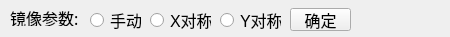
<?xml version="1.0" encoding="UTF-8"?>
<ui version="4.0">
 <class>QG_MirrorOptions</class>
 <widget class="QWidget" name="QG_MirrorOptions">
  <property name="geometry">
   <rect>
    <x>0</x>
    <y>0</y>
    <width>450</width>
    <height>37</height>
   </rect>
  </property>
  <property name="windowTitle">
   <string>Form</string>
  </property>
  <widget class="QLabel" name="lbInfo">
   <property name="geometry">
    <rect>
     <x>10</x>
     <y>10</y>
     <width>75</width>
     <height>16</height>
    </rect>
   </property>
   <property name="font">
    <font>
     <family>宋体</family>
     <pointsize>12</pointsize>
     <weight>50</weight>
     <bold>false</bold>
    </font>
   </property>
   <property name="text">
    <string>镜像参数:</string>
   </property>
  </widget>
  <widget class="QRadioButton" name="radioButton_manual">
   <property name="geometry">
    <rect>
     <x>90</x>
     <y>10</y>
     <width>51</width>
     <height>20</height>
    </rect>
   </property>
   <property name="font">
    <font>
     <pointsize>12</pointsize>
    </font>
   </property>
   <property name="text">
    <string>手动</string>
   </property>
  </widget>
  <widget class="QRadioButton" name="radioButton_xAxlis">
   <property name="geometry">
    <rect>
     <x>150</x>
     <y>10</y>
     <width>61</width>
     <height>20</height>
    </rect>
   </property>
   <property name="font">
    <font>
     <pointsize>12</pointsize>
    </font>
   </property>
   <property name="text">
    <string>X对称</string>
   </property>
  </widget>
  <widget class="QRadioButton" name="radioButton_yAxlis">
   <property name="geometry">
    <rect>
     <x>220</x>
     <y>10</y>
     <width>61</width>
     <height>20</height>
    </rect>
   </property>
   <property name="font">
    <font>
     <pointsize>12</pointsize>
    </font>
   </property>
   <property name="text">
    <string>Y对称</string>
   </property>
  </widget>
  <widget class="QPushButton" name="pushButton_ok">
   <property name="geometry">
    <rect>
     <x>290</x>
     <y>8</y>
     <width>61</width>
     <height>23</height>
    </rect>
   </property>
   <property name="font">
    <font>
     <pointsize>12</pointsize>
    </font>
   </property>
   <property name="text">
    <string>确定</string>
   </property>
  </widget>
 </widget>
 <resources/>
 <connections>
  <connection>
   <sender>radioButton_manual</sender>
   <signal>clicked()</signal>
   <receiver>QG_MirrorOptions</receiver>
   <slot>changeSelect()</slot>
   <hints>
    <hint type="sourcelabel">
     <x>37</x>
     <y>9</y>
    </hint>
    <hint type="destinationlabel">
     <x>25</x>
     <y>90</y>
    </hint>
   </hints>
  </connection>
  <connection>
   <sender>radioButton_xAxlis</sender>
   <signal>clicked()</signal>
   <receiver>QG_MirrorOptions</receiver>
   <slot>changeSelect()</slot>
   <hints>
    <hint type="sourcelabel">
     <x>96</x>
     <y>10</y>
    </hint>
    <hint type="destinationlabel">
     <x>88</x>
     <y>81</y>
    </hint>
   </hints>
  </connection>
  <connection>
   <sender>radioButton_yAxlis</sender>
   <signal>clicked()</signal>
   <receiver>QG_MirrorOptions</receiver>
   <slot>changeSelect()</slot>
   <hints>
    <hint type="sourcelabel">
     <x>164</x>
     <y>12</y>
    </hint>
    <hint type="destinationlabel">
     <x>171</x>
     <y>80</y>
    </hint>
   </hints>
  </connection>
  <connection>
   <sender>pushButton_ok</sender>
   <signal>clicked()</signal>
   <receiver>QG_MirrorOptions</receiver>
   <slot>mirrorFixed()</slot>
   <hints>
    <hint type="sourcelabel">
     <x>234</x>
     <y>12</y>
    </hint>
    <hint type="destinationlabel">
     <x>222</x>
     <y>138</y>
    </hint>
   </hints>
  </connection>
 </connections>
 <slots>
  <slot>changeSelect()</slot>
  <slot>mirrorFixed()</slot>
 </slots>
</ui>
